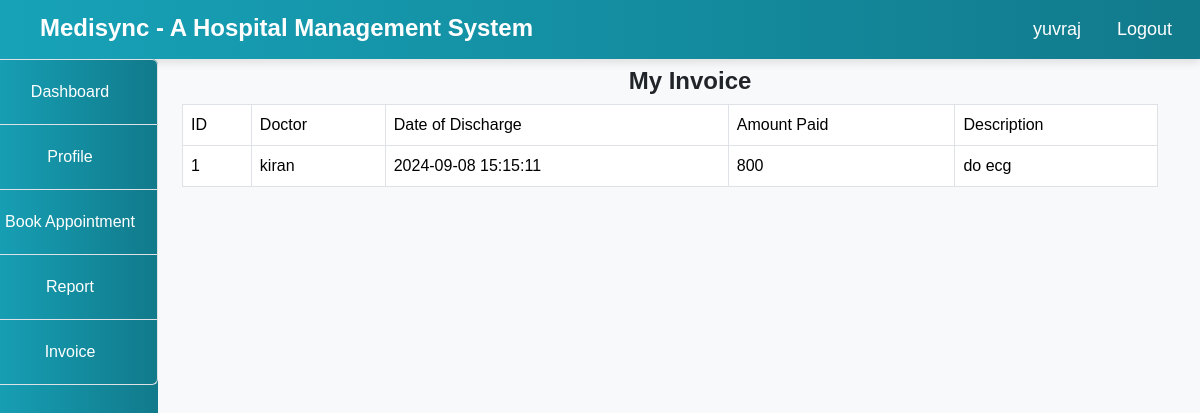
The page /Hospital/patient/invoice.php (signed in) on the database its author committed.
### tables this page shows
CREATE TABLE `income` (
  `id` int(100) NOT NULL,
  `doctor` varchar(100) NOT NULL,
  `patient` varchar(100) NOT NULL,
  `date_discharge` varchar(100) NOT NULL,
  `amount_paid` varchar(100) NOT NULL,
  `description` varchar(200) NOT NULL
);

### Hospital/patient/invoice.php (the view, shortened to what this page needs)
<!DOCTYPE html>
<html lang="en">
<head>
</head>
<body>
    <?php
        include("../include/header.php");
        include("../include/connection.php");
    ?>
    <div class="container-fluid">
        <div class="col-md-12">
            <div class="row">
                <div class="col-md-2" style="margin-left: -30px;">
                    <?php
                    include("sidenav.php");
                    ?>
                </div>
                <div class="col-md-10">
                    <h5 class="text-center my-2">My Invoice</h5>
                    <?php
                        $pat = $_SESSION['patient'];
                        $query = "SELECT * FROM patient WHERE username='$pat'";
                        $res = mysqli_query($connect,$query);
                        $row = mysqli_fetch_array($res);
                        $fname = $row['firstname'];
                        $querys = mysqli_query($connect,"SELECT * FROM income WHERE patient='$fname'");
                        $output = "";
                        $output .="
                            <table class='table table-bordered'>
                                <tr>
                                    <td>ID</td>
                                    <td>Doctor</td>
                                    <td>Date of Discharge</td>
                                    <td>Amount Paid</td>
                                    <td>Description</td>
                                </tr>
                        ";
                        while($row = mysqli_fetch_array($querys)) {
                            $output .= "
                                <tr>
                                    <td>".$row['id']."</td>
                                    <td>".$row['doctor']."</td>
                                    <td>".$row['date_discharge']."</td>
                                    <td>".$row['amount_paid']."</td>
                                    <td>".$row['description']."</td>
                            ";
                        }
                        $output .= "</tr></table>";
                        echo $output;
                    ?>
                </div>
            </div>
        </div>
    </div>
</body>
</html>

### Hospital/include/header.php (style rules this page uses)
body { font-family: 'Arial', sans-serif; background-color: #f8f9fa; }
h5 { margin-left: 40px; margin-top: 5px; font-size: 24px; font-weight: bold; }

### rows shown on the page
income: id "1", doctor "kiran", date_discharge "2024-09-08 15:15:11", amount_paid "800", description "do ecg"

### other values the page prints
$user "yuvraj"
